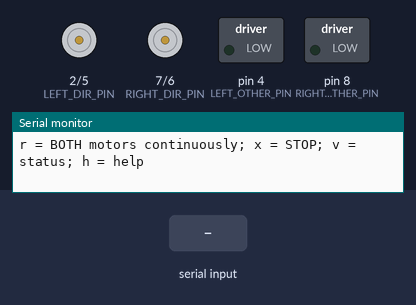
This sketch was run on a simulated Arduino Uno, built with avr-gcc and run on an emulated ATmega328P. Shown: direction and speed pins drawn as motors (green arrow = direction pin HIGH = forward, orange = LOW = backward, longer = more drive), switched loads named in the sketch (green lamp = pin HIGH), the last lines printed to the serial monitor. The inputs (shaded band) are chosen by the test bench.

Above: at 1.2 s.
1.3 s: "r\n" received over Serial
At 1.6 s:
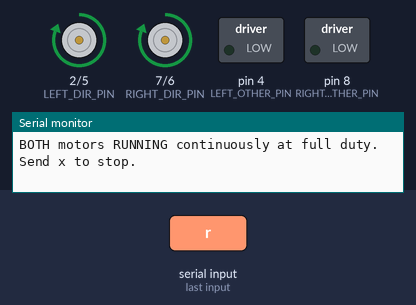
2.8 s: "x\n" received over Serial
At 3.9 s:
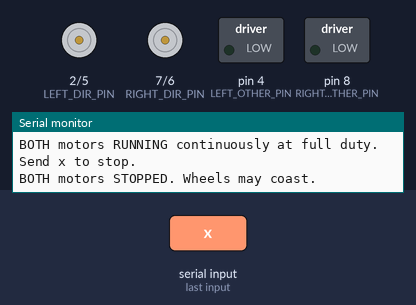
Timing chart, 0 to 5.8 s (numbered marks = the images above; inputs shaded):
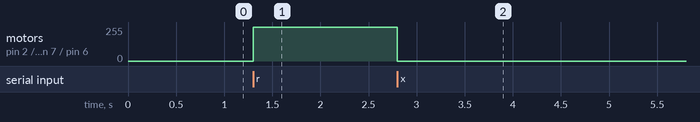

Measured:
- after the input at 1.3 s, motor on pin 2 (LEFT_DIR_PIN) / pin 5 (LEFT_PWM_PIN), motor on pin 7 (RIGHT_DIR_PIN) / pin 6 (RIGHT_PWM_PIN): stopped → forward 255/255 at once
- after the input at 2.8 s, motor on pin 2 (LEFT_DIR_PIN) / pin 5 (LEFT_PWM_PIN), motor on pin 7 (RIGHT_DIR_PIN) / pin 6 (RIGHT_PWM_PIN): forward 255/255 → stopped at once

The sketch:

robot_bench.ino
```cpp
#ifndef ROBOT_DRIVER_DRV8833
#define ROBOT_DRIVER_DRV8833 0 // 0: existing L298N; 1: recommended DRV8833
#endif
#include "RobotHardware.h"
using namespace RobotHardware;

// START-OVER TEST: two motors only. No servo, sensors or automatic route.
// NORMAL L298N wiring, NOT the temporary swapped-channel test:
// D5->ENA, D2->IN1, D4->IN2; D6->ENB, D7->IN3, D8->IN4.
// Remove ENA/ENB caps and 5V-EN when UNO provides logic 5V.
// Battery -> HW-140 IN; verified motor-rated regulator OUT -> driver VM.
// Never connect the raw 3S LiPo directly to unidentified low-voltage motors.
// Full duty is intentional for DC voltage measurements. It does NOT limit VM.
const int LEFT_SIGN = 1, RIGHT_SIGN = 1;
const int TEST_DUTY = 255;
bool motorsRunning = false;

void stopTest() {
  stopMotors();
  motorsRunning = false;
}

void runBoth() {
  driveWheels(TEST_DUTY * LEFT_SIGN, TEST_DUTY * RIGHT_SIGN);
  motorsRunning = true;
  Serial.println(F("BOTH motors RUNNING continuously at full duty. Send x to stop."));
}

void printStatus() {
  if (motorsRunning) Serial.println(F("Status: RUNNING, both motors, duty 255/255."));
  else Serial.println(F("Status: STOPPED."));
}

void command(char c) {
  switch (c) {
    case '\n': case '\r': case ' ': return;
    case 'r': runBoth(); break;
    case 'x':
      stopTest(); Serial.println(F("BOTH motors STOPPED. Wheels may coast.")); break;
    case 'v': printStatus(); break;
    case 'h':
      Serial.println(F("r = BOTH motors continuously; x = STOP; v = status; h = help"));
      break;
    default:
      stopTest();
      Serial.println(F("Unknown command: motors stopped. Use r / x / v / h."));
      break;
  }
}

void setup() {
  beginMotors();
  stopTest();
  Serial.begin(115200);
  printDriver();
  Serial.println(F("TWO-MOTOR CONTINUOUS BENCH TEST. Stopped on boot."));
  Serial.println(F("Disconnect servo/sensors. Raise wheels. No automatic timeout."));
  command('h');
}

void loop() {
  while (Serial.available()) command(Serial.read());
}
```

RobotHardware.h
```cpp
#pragma once
#include <Arduino.h>

// Canonical hardware source. tools/prepare_electronics.py copies this header
// into each standalone sketch. Edit this file, then regenerate the copies.
// Supply voltage is set on physical regulators, never by this header.
#ifndef ROBOT_DRIVER_DRV8833
#define ROBOT_DRIVER_DRV8833 0
#endif
#if ROBOT_DRIVER_DRV8833 != 0 && ROBOT_DRIVER_DRV8833 != 1
#error "Select 0 for L298N or 1 for DRV8833"
#endif

namespace RobotHardware {
const byte LEFT_PWM_PIN = 5, LEFT_DIR_PIN = 2, LEFT_OTHER_PIN = 4;
const byte RIGHT_PWM_PIN = 6, RIGHT_DIR_PIN = 7, RIGHT_OTHER_PIN = 8;
const byte SLEEP_PIN = 8; // DRV8833 only; L298N uses this pin as IN4.
const byte SERVO_PIN = 9, START_PIN = 3;
const byte LEFT_TRIG = A0, LEFT_ECHO = A1;
const byte RIGHT_TRIG = A2, RIGHT_ECHO = A3;
const byte IR_PIN = A4, COLOR_OUT_PIN = A5;
const byte COLOR_S0 = 10, COLOR_S1 = 11, COLOR_S2 = 12, COLOR_S3 = 13;
const byte IR_WHITE = HIGH;
const int OPEN_ANGLE = 90, CLOSED_ANGLE = 0, CENTER_ANGLE = 90;
const int MIN_ANGLE = 0, MAX_ANGLE = 90;

inline void stopMotors() {
#if ROBOT_DRIVER_DRV8833
  digitalWrite(SLEEP_PIN, LOW);
#endif
  analogWrite(LEFT_PWM_PIN, 0);
  analogWrite(RIGHT_PWM_PIN, 0);
  digitalWrite(LEFT_DIR_PIN, LOW);
  digitalWrite(RIGHT_DIR_PIN, LOW);
#if !ROBOT_DRIVER_DRV8833
  digitalWrite(LEFT_OTHER_PIN, LOW);
  digitalWrite(RIGHT_OTHER_PIN, LOW);
#endif
}

inline void beginMotors() {
  // Low output latches before OUTPUT mode; external L298N EN pull-downs
  // keep the motors disabled before setup/reset as shown in the schematic.
  const byte pins[] = {2, 4, 5, 6, 7, 8};
  for (byte i = 0; i < sizeof(pins) / sizeof(pins[0]); ++i) {
    digitalWrite(pins[i], LOW);
    pinMode(pins[i], OUTPUT);
  }
  stopMotors();
}

struct MotorOutput {
  byte pwm, direction, other;
  constexpr MotorOutput(byte p, byte d, byte o) : pwm(p), direction(d), other(o) {}
};

constexpr int boundedSpeed(int speed) {
  return speed < -255 ? -255 : (speed > 255 ? 255 : speed);
}

constexpr MotorOutput motorOutput(int speed) {
#if ROBOT_DRIVER_DRV8833
  // pwm -> IN1, direction -> IN2. Positive: drive/coast PWM.
  // Negative: inverted PWM gives drive/brake. See DRV8833 truth table.
  return MotorOutput(boundedSpeed(speed) < 0 ? 255 + boundedSpeed(speed) : boundedSpeed(speed),
                     speed < 0 ? HIGH : LOW, LOW);
#else
  return MotorOutput(boundedSpeed(speed) < 0 ? -boundedSpeed(speed) : boundedSpeed(speed),
                     speed > 0 ? HIGH : LOW, speed < 0 ? HIGH : LOW);
#endif
}

inline void oneMotor(byte pwm, byte direction, byte other, int speed) {
  const MotorOutput out = motorOutput(speed);
  digitalWrite(direction, out.direction);
#if ROBOT_DRIVER_DRV8833
  (void)other;
#else
  digitalWrite(other, out.other);
#endif
  analogWrite(pwm, out.pwm);
}

inline void driveWheels(int left, int right) {
  stopMotors();
  oneMotor(LEFT_PWM_PIN, LEFT_DIR_PIN, LEFT_OTHER_PIN, left);
  oneMotor(RIGHT_PWM_PIN, RIGHT_DIR_PIN, RIGHT_OTHER_PIN, right);
#if ROBOT_DRIVER_DRV8833
  if (left != 0 || right != 0) {
    digitalWrite(SLEEP_PIN, HIGH);
    delayMicroseconds(1000); // Datasheet wake time before asserting drive.
  }
#endif
}

inline void printDriver() {
#if ROBOT_DRIVER_DRV8833
  Serial.println(F("Driver: DRV8833. Separate regulated motor rail required."));
#else
  Serial.println(F("Driver: L298N. Remove ENA/ENB/5V-EN caps; connect motor VM."));
#endif
}
} // namespace RobotHardware
```
